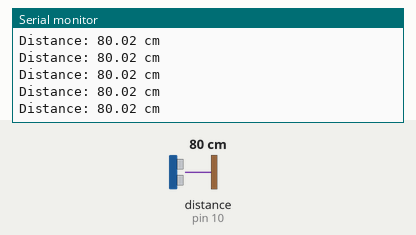
Simulated run of this sketch. Board: Arduino Uno, built with avr-gcc and run on an emulated ATmega328P. Shown: the last lines printed to the serial monitor. Wiring (inferred from the names in the program): ultrasonic range finder: trigger pin 9; echo pin 10. The test bench sets the inputs (shaded band); at power-on: distance to the obstacle (sensor on pin 10) 80 cm. The echo pulse lasts 58.3 µs per cm.

Above: at 1.2 s.
1.3 s: distance to the obstacle (sensor on pin 10) set to 35 cm
At 1.6 s:
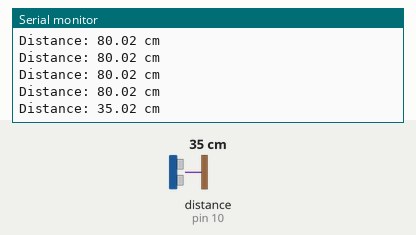
4.3 s: distance to the obstacle (sensor on pin 10) set to 2 cm
At 4.44 s:
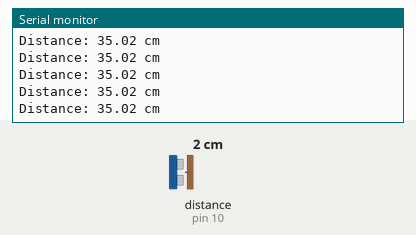
Timing chart, 0 to 7.3 s (numbered marks = the images above; inputs shaded):
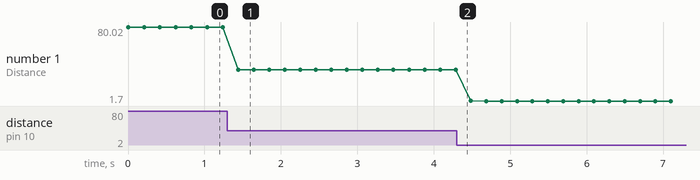

The sketch:

ultrasonic_basic.ino
```cpp
// Week 2 - HC-SR04 ultrasonic distance sensor (Arduino Uno)
// Wiring: VCC -> 5V, GND -> GND, TRIG -> D9, ECHO -> D10
// Note: HC-SR04 ECHO is typically 5V; do not connect directly to ESP32 GPIO.

const int TRIG_PIN = 9;
const int ECHO_PIN = 10;

void setup() {
  Serial.begin(9600);

  pinMode(TRIG_PIN, OUTPUT);
  pinMode(ECHO_PIN, INPUT);

  digitalWrite(TRIG_PIN, LOW);
}

void loop() {
  // Send a 10-microsecond trigger pulse.
  digitalWrite(TRIG_PIN, LOW);
  delayMicroseconds(2);

  digitalWrite(TRIG_PIN, HIGH);
  delayMicroseconds(10);
  digitalWrite(TRIG_PIN, LOW);

  // Measure the HIGH pulse; stop waiting after 30 milliseconds.
  unsigned long duration = pulseIn(ECHO_PIN, HIGH, 30000UL);

  if (duration == 0) {
    Serial.println("No echo detected");
  } else {
    // Approximate speed of sound at 20 C: 0.0343 cm/microsecond.
    // Divide by two because sound travels to the object and back.
    float distanceCm = duration * 0.0343 / 2.0;

    Serial.print("Distance: ");
    Serial.print(distanceCm);
    Serial.println(" cm");
  }

  delay(200);
}
```

Measured:
- after the input at 1.3 s, the serial monitor: prints a new line after 0.14 s (image 1)
- plotted number 1: 80.02 → 35.02 after the input at 1.3 s, 35.02 → 1.7 after the input at 4.3 s
